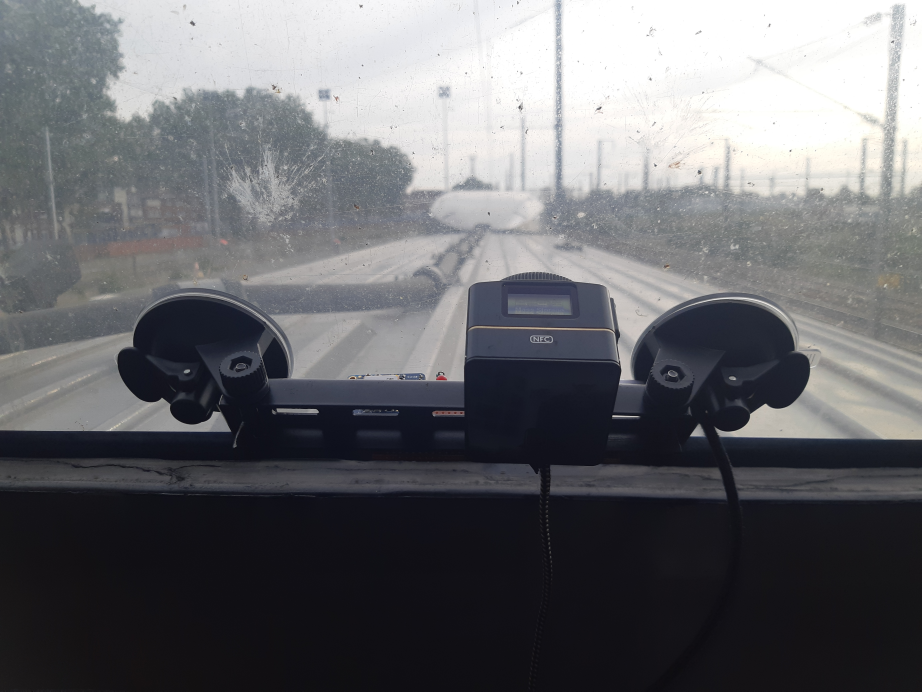
#> input picture Data_confidential/avant_train.jpg, 4608 x 3456 px, given in place of video_vision_perif.mp4, which was not available (shown at 1/5 size)
$ python LED_on_multiprocess.py
#> lines starting #> are read from the running program, lines starting #| are printed output that depends on the picture; pictures that were not available may be replaced by others from this repository, and a replacement may not be noted
import cv2
import numpy as np
import matplotlib.pyplot as plt
import time
from concurrent.futures import ThreadPoolExecutor
from segmentation_settings import radius, center
from segmentation_settings import w_led_s, w_led_e, h_led_s, h_led_e

def is_led_on(frame, hsv_thresholds):
    roi = frame[h_led_s:h_led_e, w_led_s:w_led_e]
    hsv = cv2.cvtColor(roi, cv2.COLOR_BGR2HSV)
    mask = cv2.inRange(hsv, hsv_thresholds[0], hsv_thresholds[1])
    mask = cv2.erode(mask, None, iterations=2)
    mask = cv2.dilate(mask, None, iterations=2)
    return cv2.countNonZero(mask) > 0

# Constants
video_path = 'Data_confidential/video_vision_perif.mp4'
hsv_thresholds = [(0, 90, 90), (15, 255, 255), (160, 110, 110), (180, 255, 255)]
frame_interval = 1

# Start time measurement for video loading
start_load_time = time.time()
cap = cv2.VideoCapture(video_path)
if not cap.isOpened():
    print("Error opening video file")
    exit()

fps = cap.get(cv2.CAP_PROP_FPS)
total_frames = int(cap.get(cv2.CAP_PROP_FRAME_COUNT))
h, w = int(cap.get(cv2.CAP_PROP_FRAME_HEIGHT)), int(cap.get(cv2.CAP_PROP_FRAME_WIDTH))
end_load_time = time.time()
load_time = end_load_time - start_load_time
print(f"Video loading time: {load_time:.2f} seconds")

# Start time measurement for mask computation
start_mask_time = time.time()
Y, X = np.ogrid[:h, :w]
r_squared = (X - center[0]) ** 2 + (Y - center[1]) ** 2
mask_circle = r_squared <= radius ** 2
end_mask_time = time.time()
mask_time = end_mask_time - start_mask_time
print(f"Mask computation time: {mask_time:.2f} seconds")

# Start time measurement for data arrays creation
start_array_time = time.time()
num_frames_to_process = total_frames // frame_interval
mean_colors = np.zeros((num_frames_to_process, 3), dtype=np.float64)
led_status = np.zeros(num_frames_to_process, dtype=np.uint8)
end_array_time = time.time()
array_time = end_array_time - start_array_time
print(f"Data arrays creation time: {array_time:.2f} seconds")

# Start time measurement for main processing
start_main_time = time.time()

def process_frame(frame_info):
    frame_id, frame = frame_info
    frame_hsv = cv2.cvtColor(frame, cv2.COLOR_BGR2HSV)
    led_on = is_led_on(frame_hsv, hsv_thresholds)
    led_status[frame_id] = 1 if led_on else 0
    led_zone = frame[mask_circle]
    if len(led_zone) > 0:
        mean_colors[frame_id] = np.mean(led_zone, axis=0)

# Using ThreadPoolExecutor to process frames in parallel
with ThreadPoolExecutor() as executor:
    frame_id = 0
    processed_frames = 0
    while cap.isOpened() and processed_frames < num_frames_to_process:
        ret, frame = cap.read()
#> frame is the input picture: shape (3456, 4608, 3); mean B, G, R 108.9, 105.3, 104.8
        if not ret:
            break
        if frame_id % frame_interval == 0:
            executor.submit(process_frame, (processed_frames, frame))
#> in process_frame, `frame_hsv = cv2.cvtColor(frame, cv2.COLOR_BGR2HSV)`: frame_hsv: shape (3456, 4608, 3); mean H, S, V 92.6, 34.5, 110
#> in process_frame, `led_on = is_led_on(frame_hsv, hsv_thresholds)`: led_on = False
#> in process_frame, `led_zone = frame[mask_circle]`: led_zone = 113 rows, first 8: [118, 117, 107], [113, 111, 103], [105, 104, 94], [109, 108, 98], [111, 110, 100], [109, 108, 98], [106, 105, 95], [106, 105, 95]
            processed_frames += 1
        frame_id += 1

end_main_time = time.time()
main_time = end_main_time - start_main_time
print(f"Main processing time: {main_time:.2f} seconds")

cap.release()

# Convert frame IDs to time in seconds
time_seconds = np.arange(num_frames_to_process) * frame_interval / fps

# Plotting
fig, axes = plt.subplots(3, 1, figsize=(10, 18))  # Three rows, one column

# Plot color values
labels = ['Blue', 'Green', 'Red']
for i, color_channel in enumerate(labels):
    axes[i].plot(time_seconds, mean_colors[:, i], '-o', markersize=2, label=f'{color_channel} Values')
    axes[i].set_title(f'{color_channel} Values Over Time')
    axes[i].set_xlabel('Time (seconds)')
    axes[i].set_ylabel(f'{color_channel} values (from 0 to 255)')
    axes[i].grid(True)
    axes[i].legend(loc='best')

# Adjust layout to prevent overlap
plt.tight_layout()
plt.show()
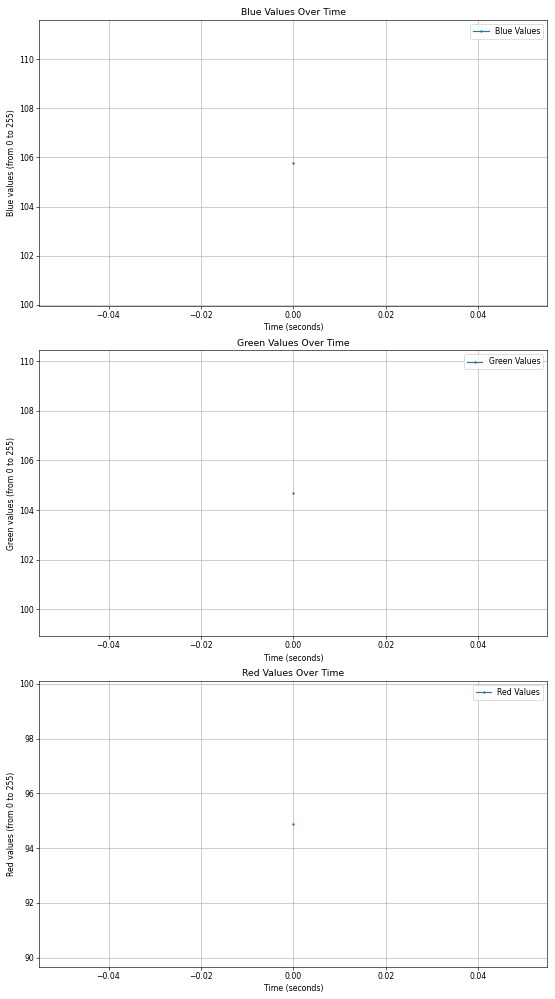
#> figure drawn by matplotlib, 3 panels

indices = np.where(led_status == 1)[0]
#> (the run stopped early here; a loop or call above may not have finished)

$ run again, on Data_confidential/haut_train.jpg
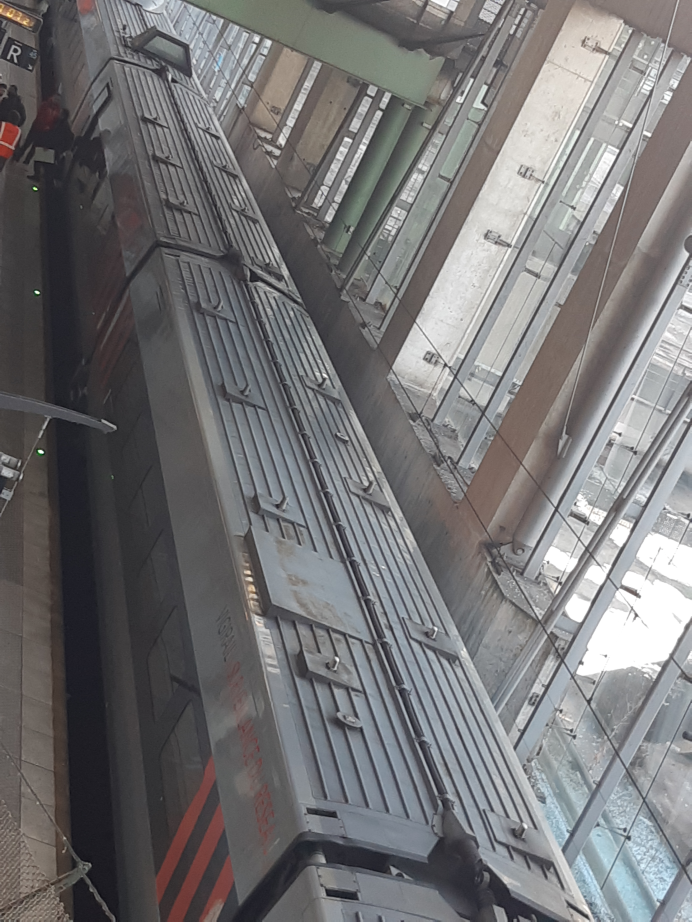
#> input picture Data_confidential/haut_train.jpg, 3456 x 4608 px, given in place of video_vision_perif.mp4, which was not available (shown at 1/5 size)
#> frame is the input picture: shape (4608, 3456, 3); mean B, G, R 116.7, 115.5, 116.4
#> frame_hsv: shape (4608, 3456, 3); mean H, S, V 81.6, 18.7, 120.5
#> led_on = False
#> led_zone = 113 rows, first 8: [47, 43, 62], [45, 41, 60], [46, 42, 61], [46, 42, 61], [46, 42, 61], [46, 42, 61], [46, 42, 61], [46, 41, 62]
#> `plt.show()`:
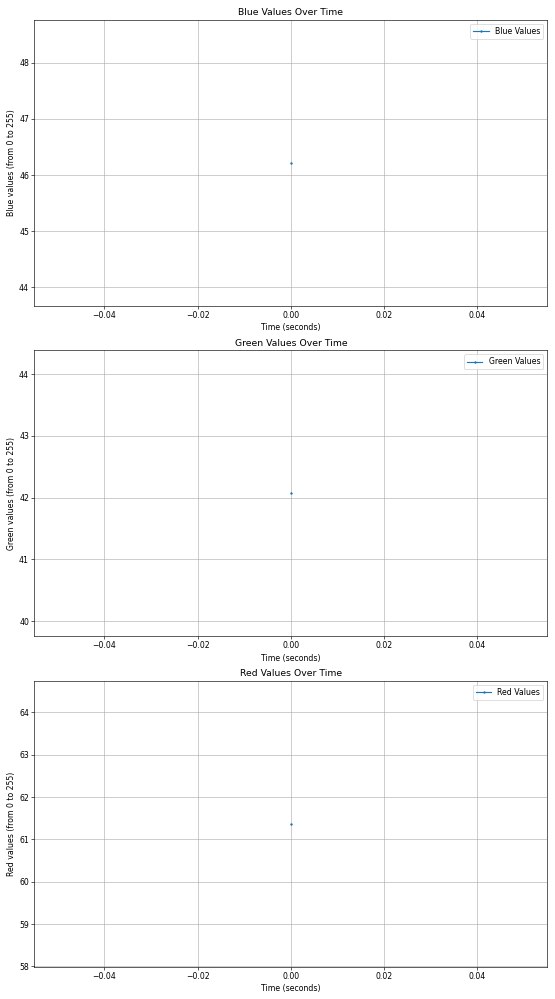
#> figure drawn by matplotlib, 3 panels
